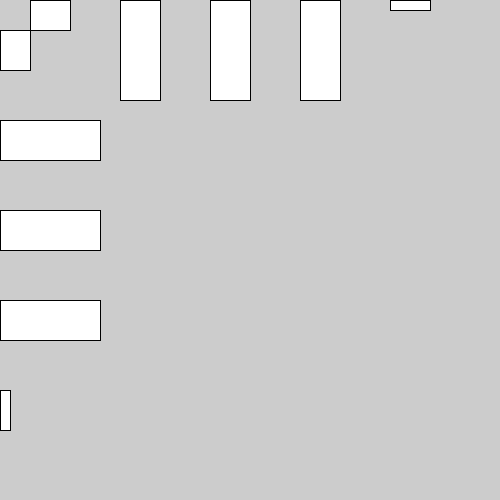
Frame 1 (no input)
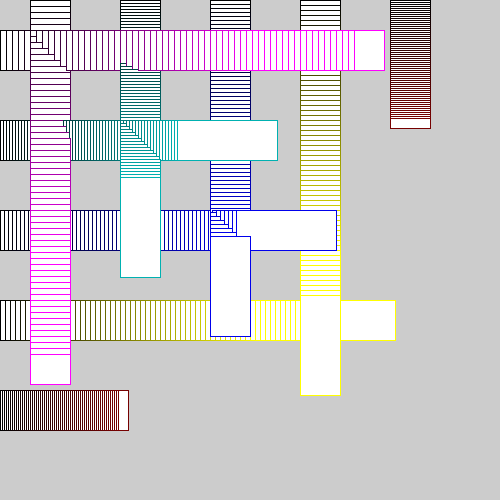
Frame 60 (the mouse pressed at the canvas centre just before this capture)
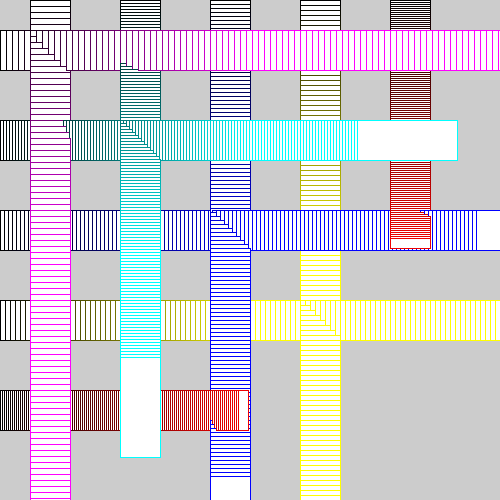
Frame 120 (the mouse held since frame 60 and released just before this capture)

The Processing sketch that drew these frames (run headless with seeded random() and noise(); from frame 60 on, the mouse is pressed at the canvas centre):

// Processing sketch: processing_167692
// ── processing_167692.pde

int a=0;
int b=0;
int c=0;
int d=0;
int e=0;
 
void setup(){
  size(500,500);

}
 
void draw(){
  stroke(a,0,0);
  rect(390,a,40,10);
  rect(a,390,10,40);
  
  stroke(0,b,b);
  rect(b,120,100,40);
  rect(120,b,40,100);
  
  stroke(0,0,c);
  rect(c,210,100,40);
  rect(210,c,40,100);
  
  stroke(d,d,0);
  rect(d,300,100,40);
  rect(300,d,40,100);
  
  stroke(e,0,e);
  rect(30,e,40,30);
  rect(e,30,30,40);

  

  a+=2;
  b+=3;
  c+=4;
  d+=5;
  e+=6;
  //increasing the two variables by 2 and 3
}
